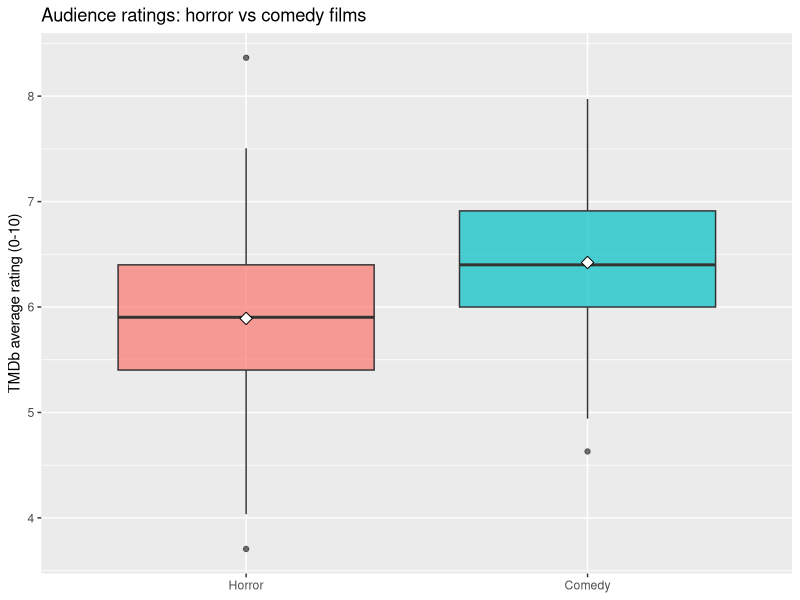
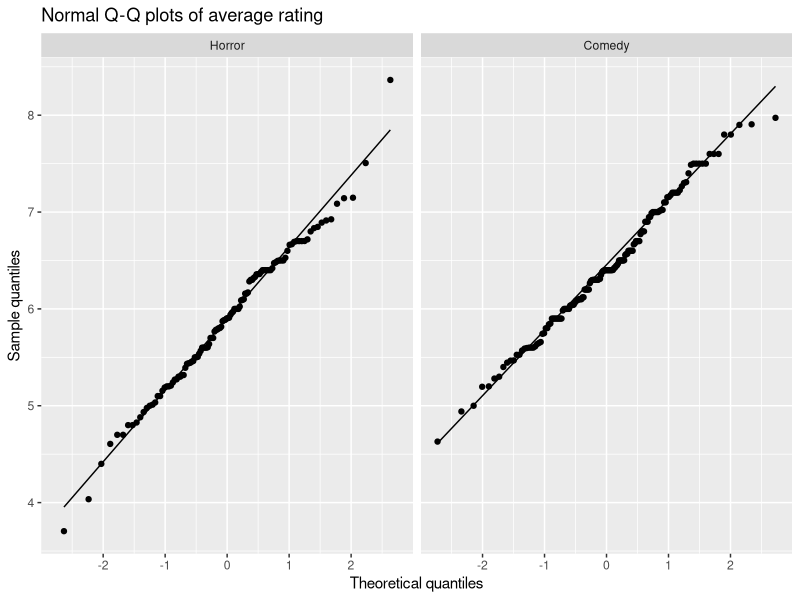

Recreate these plots in R, in order.
## ---- chunk 1
knitr::opts_chunk$set(echo = TRUE, message = FALSE, warning = FALSE,
                      fig.width = 6, fig.height = 4, dpi = 150)
## ---- chunk 2
library(dplyr)
library(readr)
library(ggplot2)
library(knitr)
## ---- chunk 3
movies <- read_csv("movies.csv", col_types = cols(genre_ids = col_character()))

has_genre <- function(x, id) grepl(paste0("(^|\\|)", id, "(\\||$)"), x)

n_both <- sum(has_genre(movies$genre_ids, 27) & has_genre(movies$genre_ids, 35))

dat <- movies %>%
  mutate(horror = has_genre(genre_ids, 27),
         comedy = has_genre(genre_ids, 35)) %>%
  filter(xor(horror, comedy)) %>%          # exactly one of the two genres
  mutate(genre = factor(if_else(horror, "Horror", "Comedy"),
                        levels = c("Horror", "Comedy")))

group_n <- table(dat$genre)
group_n
if (any(group_n < 50)) warning("A group has fewer than 50 films - collect more horror/comedy films.")
## ---- chunk 4
desc <- dat %>%
  group_by(genre) %>%
  summarise(n = n(),
            mean = mean(vote_average),
            sd = sd(vote_average),
            median = median(vote_average),
            .groups = "drop")

kable(desc, digits = 2, caption = "Table 2. Descriptive statistics of audience ratings (vote_average)")
## ---- chunk 5
ggplot(dat, aes(genre, vote_average, fill = genre)) +
  geom_boxplot(alpha = 0.7, show.legend = FALSE) +
  stat_summary(fun = mean, geom = "point", shape = 23, size = 3, fill = "white") +
  labs(title = "Audience ratings: horror vs comedy films",
       x = NULL, y = "TMDb average rating (0-10)")
## ---- chunk 6
ggplot(dat, aes(sample = vote_average)) +
  stat_qq() + stat_qq_line() +
  facet_wrap(~ genre) +
  labs(title = "Normal Q-Q plots of average rating",
       x = "Theoretical quantiles", y = "Sample quantiles")
## ---- chunk 7
shapiro_h <- shapiro.test(dat$vote_average[dat$genre == "Horror"])
shapiro_c <- shapiro.test(dat$vote_average[dat$genre == "Comedy"])
shapiro_h
shapiro_c
## ---- chunk 8
vt <- var.test(vote_average ~ genre, data = dat)
vt
## ---- chunk 9
# Welch two-sample t-test (does not assume equal variances)
tt <- t.test(vote_average ~ genre, data = dat, var.equal = FALSE, conf.level = 0.95)
tt

# Wilcoxon rank-sum test (robustness check, no normality assumption)
wt <- wilcox.test(vote_average ~ genre, data = dat, conf.int = TRUE)
wt
## ---- chunk 10
# Cohen's d (pooled SD); difference = Horror - Comedy
hr <- desc[desc$genre == "Horror", ]
cm <- desc[desc$genre == "Comedy", ]
sd_pooled <- sqrt(((hr$n - 1) * hr$sd^2 + (cm$n - 1) * cm$sd^2) / (hr$n + cm$n - 2))
d <- (hr$mean - cm$mean) / sd_pooled
diff_means <- hr$mean - cm$mean

fmt_p <- function(p) if (p < 0.001) "< 0.001" else sprintf("%.3f", p)

d_label <- case_when(abs(d) < 0.2 ~ "negligible",
                     abs(d) < 0.5 ~ "small",
                     abs(d) < 0.8 ~ "medium",
                     TRUE ~ "large")
reject <- tt$p.value < 0.05
## ---- chunk 11
cast <- read.csv("cast.csv")
nrow(cast)
